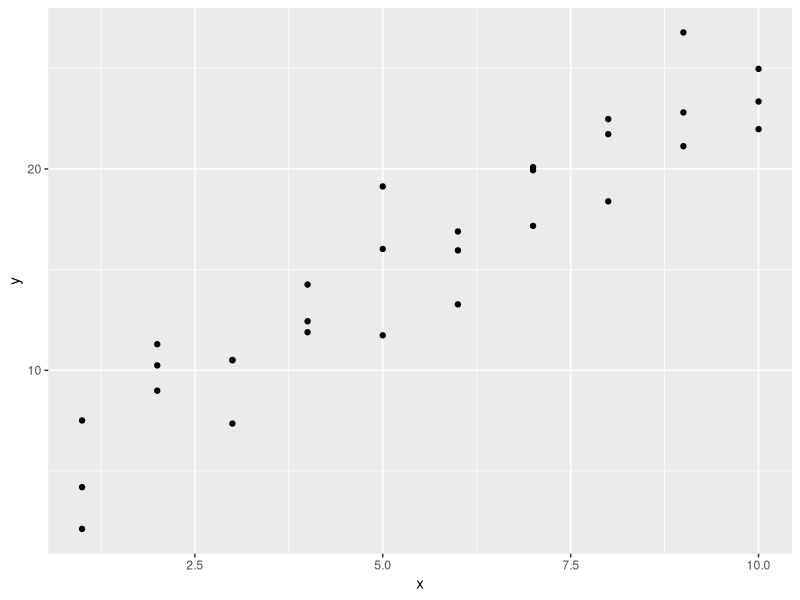
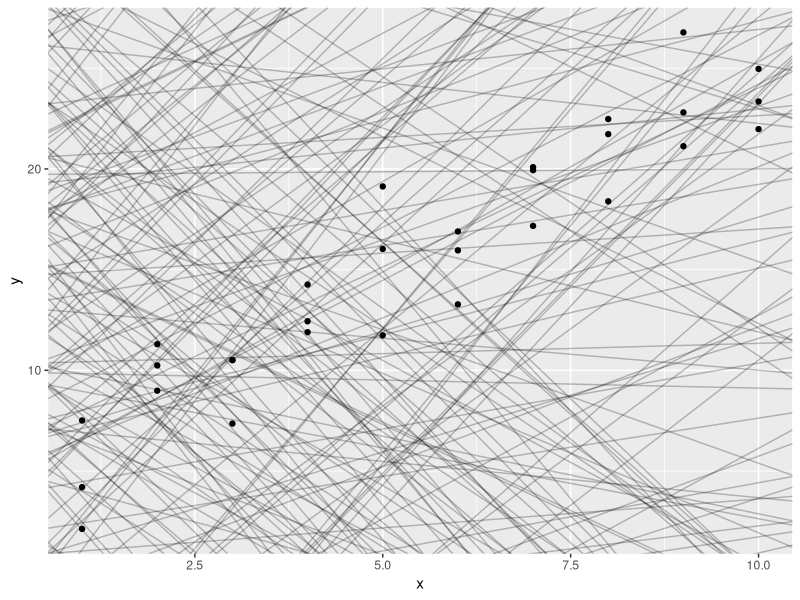
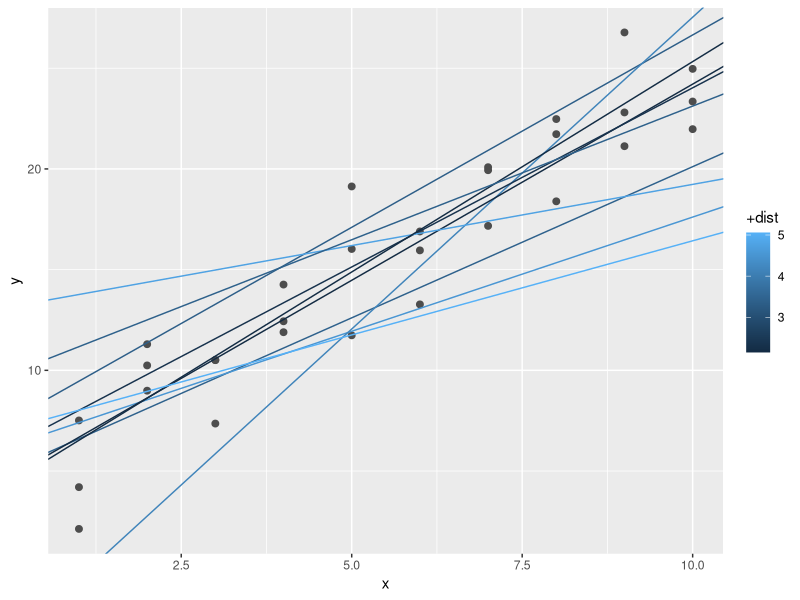
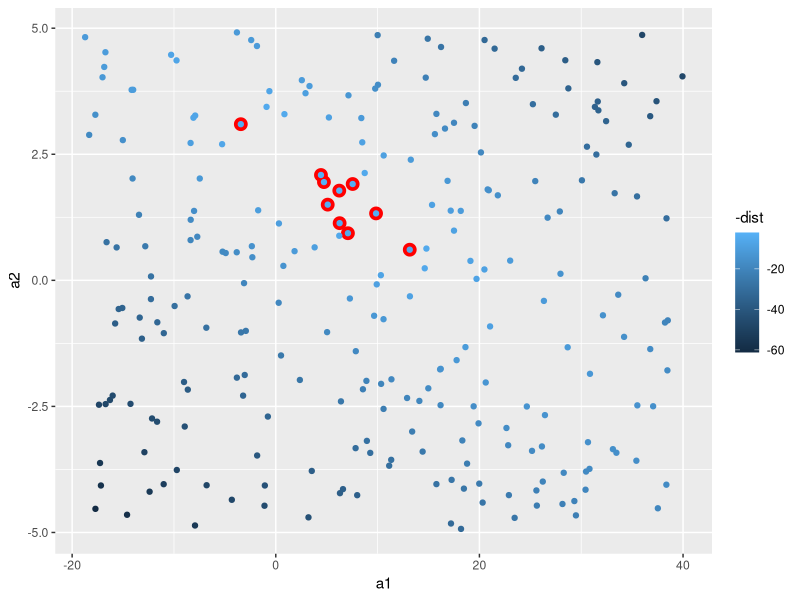
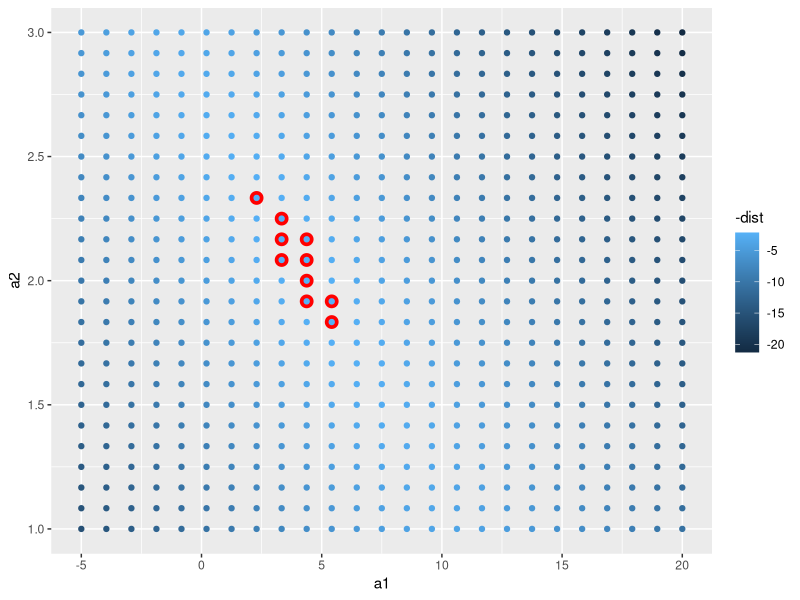
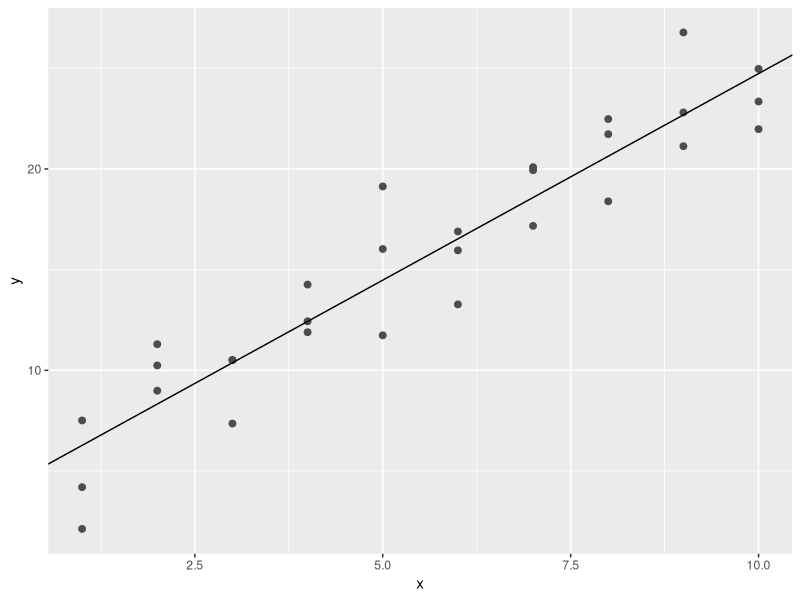

Reproduce these figures in R, in order.

# Model Basics with modelr ------------------------------------------------

### LOAD PACKAGES ###
library(tidyverse)
library(modelr)
options(na.action = na.warn)


# A Simple Model ----------------------------------------------------------

# Use simulated dataset sim1
ggplot(sim1, aes(x, y)) +
  geom_point()

?runif
models <- tibble(
  a1 = runif(250, -20, 40),
  a2 = runif(250, -5, 5)
)

ggplot(sim1, aes(x, y)) +
  geom_abline(
    aes(intercept = a1, slope = a2),
    data = models, alpha = 1/4
  ) +
  geom_point()
?geom_abline

# 250 models on a single plot is really bad
# We need to find a better model

# To do so, we need a function and this function takes model parameters
# and the data as inputs, and then gives values predicted by the model
model1 <- function(a, data){
  a[1] + data$x * a[2]
}
# c(intercept, slope)
model1(c(7, 1.5), sim1)

# Next, we need some way to compute an overall distance between the predicted and
# actual values. Collapse the 30 distances into one value

# In statistics, this is the root-mean-squared distance
# Compute the difference between actual and predicted, square the distance, then average
measure_difference <- function(mod, data){
  diff <- data$y - model1(mod, data)
  sqrt(mean(diff^2))
}
measure_difference(c(7, 1.5), sim1)

# Now we can use purrr to compute the distance for all the models defined previously
# We need a helper function because our distance function expects the model as numeric
# vector of length 2:
sim1_dist <- function(a1, a2){
  measure_difference(c(a1, a2), sim1)
}

models <- models %>%
  mutate(dist = purrr::map2_dbl(a1, a2, sim1_dist))
models

# Let's overlay the 10 bes models 
# color the models with -dist, +dist is the opposite, smallest gets darkest
# best models with smallest distance get the brightest colors
?aes
?color
ggplot(sim1, aes(x, y)) +
  geom_point(size = 2, color = "grey30") +
  geom_abline(aes(intercept = a1, slope = a2, color = +dist),
              data = filter(models, rank(dist)<=10))

# We can also visualize them with scatterplot of a1 versus a2
ggplot(models, aes(a1, a2)) +
  geom_point(
    data = filter(models, rank(dist) <= 10),
    size = 4, color = "red"
  ) +
  geom_point(aes(color = -dist))

# Instead of scatterplot, we could be more systematic and generate an evenly spaced grid of points
# this is called a grid search. Pick the parameters of the grid roughly by looking at where the best
# models were in the preceding plot:
?seq
grid <- expand.grid(
  a1 = seq(-5, 20, length = 25), # length = number controls the point per column and per row
  a2 = seq(1, 3, length = 25)
) %>%
  mutate(dist = purrr::map2_dbl(a1, a2, sim1_dist))
head(grid)

grid %>%
  ggplot(aes(a1, a2)) +
  geom_point(
    data = filter(grid, rank(dist) <= 10),
    size = 4, color = "red"
  ) +
  geom_point(aes(color = -dist))

# The 10 best models all looked pretty good
# Imagine making the grid finer and finer, until you narrowed the best model
# But there is a better tool called Newton-Raphson search
# You pick a starting point, and look around for the steepest slope
# You then ski down that slope a little way, and then repeat again and again
# until you cannot go any lower
# optim()
best <- optim(c(0, 0), measure_difference, data = sim1)
best$par

ggplot(sim1, aes(x, y)) +
  geom_point(size = 2, color = "grey30") +
  geom_abline(intercept = best$par[1], slope = best$par[2])

# lm() model is the one we've just worked with
lm(data = sim1, y~x)

# Exercises
